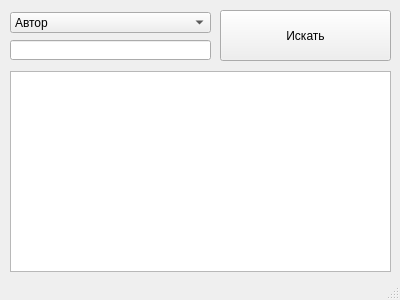
<?xml version="1.0" encoding="UTF-8"?>
<ui version="4.0">
 <class>MainWindow</class>
 <widget class="QMainWindow" name="MainWindow">
  <property name="geometry">
   <rect>
    <x>0</x>
    <y>0</y>
    <width>400</width>
    <height>300</height>
   </rect>
  </property>
  <property name="minimumSize">
   <size>
    <width>400</width>
    <height>300</height>
   </size>
  </property>
  <property name="maximumSize">
   <size>
    <width>400</width>
    <height>300</height>
   </size>
  </property>
  <property name="windowTitle">
   <string>Каталог библиотеки</string>
  </property>
  <widget class="QWidget" name="centralwidget">
   <widget class="QListWidget" name="listWidget">
    <property name="geometry">
     <rect>
      <x>10</x>
      <y>71</y>
      <width>381</width>
      <height>201</height>
     </rect>
    </property>
   </widget>
   <widget class="QComboBox" name="comboBox">
    <property name="geometry">
     <rect>
      <x>10</x>
      <y>12</y>
      <width>201</width>
      <height>21</height>
     </rect>
    </property>
    <item>
     <property name="text">
      <string>Автор</string>
     </property>
    </item>
    <item>
     <property name="text">
      <string>Название</string>
     </property>
    </item>
   </widget>
   <widget class="QLineEdit" name="lineEdit">
    <property name="geometry">
     <rect>
      <x>10</x>
      <y>40</y>
      <width>201</width>
      <height>20</height>
     </rect>
    </property>
   </widget>
   <widget class="QPushButton" name="pushButton">
    <property name="geometry">
     <rect>
      <x>220</x>
      <y>10</y>
      <width>171</width>
      <height>51</height>
     </rect>
    </property>
    <property name="text">
     <string>Искать</string>
    </property>
   </widget>
  </widget>
  <widget class="QStatusBar" name="statusBar"/>
 </widget>
 <resources/>
 <connections/>
</ui>
